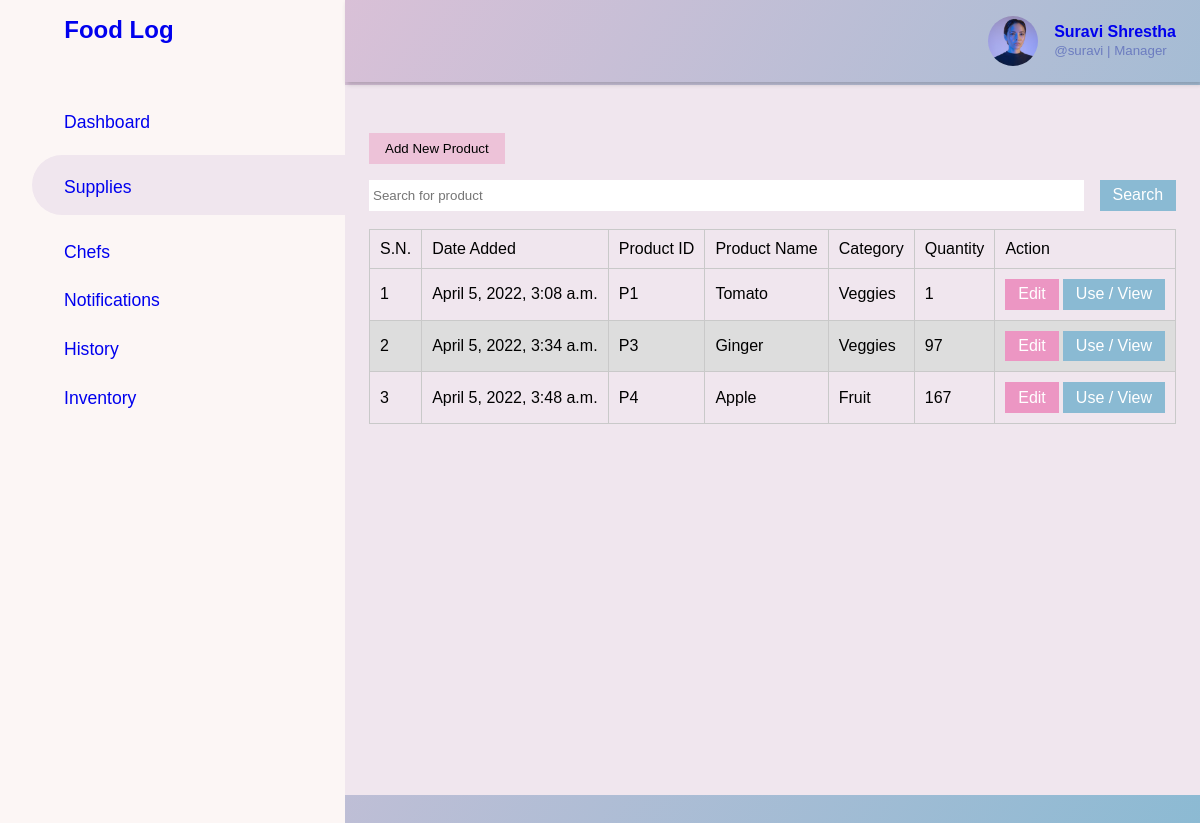
Screenshot of /supplies/ (signed in) with the database file from the repository.
### app/models.py (models this page shows, shortened)
class ProfilePic(models.Model):
    user = models.OneToOneField(User, on_delete=models.CASCADE)
    image = models.ImageField(upload_to='accounts', default='accounts/default.jpg')

class Product(models.Model):
    name            = models.CharField(max_length=50, unique=True)
    category        = models.ForeignKey(Category, on_delete=models.CASCADE)
    quantity        = models.IntegerField()
    inventory_size = models.IntegerField(default=0)
    image           = models.ImageField(upload_to='products')
    description     = models.TextField(max_length=2000)
    date_added      = models.DateTimeField(auto_now_add=True)
    notify_quantity = models.IntegerField()
    notify_by       = models.CharField(max_length=50)

class Category(models.Model):
    name    = models.CharField(max_length=50)
    class Meta:
        verbose_name_plural = 'Categories'
    def __str__(self):
        return self.name

### app/views.py (the view, shortened to what this page needs)
# urls.py: path('supplies/', views.supplies_view, name='supplies_view'),
@login_required
def supplies_view(request):
    profile_pic_url =ProfilePic.objects.get(user=User.objects.get(username=request.user))
    product =Product.objects.all()
    context={
        "product": product,
        "supplies_active":True,
        "profile_pic":profile_pic_url,
        "category":Category.objects.all()
    }
    return render(request, 'supplies.html', context)

### templates/supplies.html (shortened to what this page needs)
{% extends 'base.html' %}
{% load static %}
{% block root %}
{% include 'sidebar.html' %}
    <div class="main-content">
      {% include 'header.html' %}
      <main>
        {% if user.is_staff %}
        <button class="btn" id="myBtn">
          Add New Product
        </button>
        {% endif %}
      <br>
        <form method="post">
          <div class="grid-column-auto-fit-content">
          <input id="search_product" name="search_product" placeholder="Search for product"/>
          <input type="submit" value="Search" class="btn-success" name="search_products"/>
          </div>
      </form>
      <br>
        <div class="card-body">
          <table width="100%">
            <thead>
              <tr>
                <td>S.N.</td>
                <td>Date Added</td>
                <td>Product ID</td>
                <td>Product Name</td>
                <td>Category</td>
                <td>Quantity</td>
                <td>Action</td>
              </tr>
            </thead>
            <tbody>
              {% for i in product%}
              <tr>
                <td>{{forloop.counter}}</td>
                <td>{{i.date_added}}</td>
                <td>P{{i.id}}</td>
                <td>{{i.name}}</td>
                <td>{{i.category.name}}</td>
                <td>{{i.quantity}}</td>
                <td>
                  {% if user.is_staff %}
                  <a href="/admin/app/product/{{i.id}}/change/"
                  target="popup"
                  onclick="window.open('/admin/app/product/{{i.id}}/change/','popup','width=600,height=600');">
                    <button class="btn-danger">
                      Edit
                    </button>
                  </a>
                  {% endif %}
                  <a href="{% url 'supplies_use_view' i.id %}">
                    <button class="btn-success">
                      Use / View
                    </button>
                  </a>
                </td>
              </tr>
              {% endfor %}
            </tbody>
          </table>
        </div>
      </main>
    </div>
{% endblock root %}

### templates/header.html (shortened to what this page needs)
<header>
    <a href="{% url 'dashboard_profile_view' %}">
    <div class="user-wrapper">
      <img
        src="{% if profile_pic.image %}{{profile_pic.image.url}}{% endif %}"
        class="logged_user_image"
        alt="img of admin"
      />
      <div>
        <h4>{{request.user.first_name}} {{request.user.last_name}}</h4>
        <small> @{{user}} | {% if request.user.is_staff %}Manager{% else %}Chef{% endif %}</small>
      </div>
    </div>
  </a>
  </header>

### rows the page displays
ProfilePic: image (picture)
Product: date_added "April 5, 2022, 3:08 a.m.", id "1", name "Tomato", category.name "Veggies", quantity "1"
Product: date_added "April 5, 2022, 3:34 a.m.", id "3", name "Ginger", category.name "Veggies", quantity "97"
Product: date_added "April 5, 2022, 3:48 a.m.", id "4", name "Apple", category.name "Fruit", quantity "167"

### other values shown
{{ request.user.first_name }} "Suravi"
{{ request.user.last_name }} "Shrestha"
{{ user }} "suravi"
